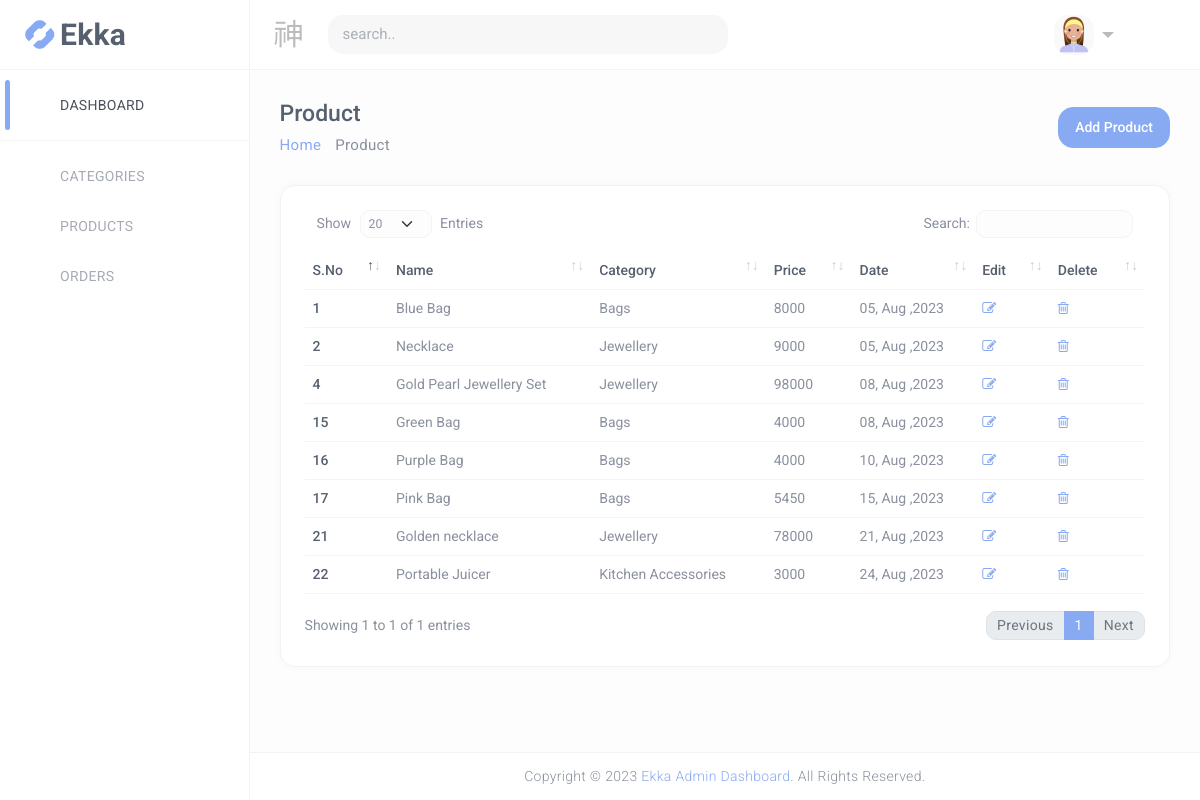
Screenshot of /admin/product-list.php with the database file from the repository.
### tables this page shows
CREATE TABLE `product` (
  `product_id` int(11) NOT NULL,
  `title` varchar(255) DEFAULT NULL,
  `description` varchar(255) DEFAULT NULL,
  `category` int(11) DEFAULT NULL,
  `product_date` varchar(255) DEFAULT NULL,
  `product_img1` varchar(255) DEFAULT NULL,
  `product_img2` varchar(255) DEFAULT NULL,
  `product_img3` varchar(255) DEFAULT NULL,
  `product_img4` varchar(255) DEFAULT NULL,
  `price` int(11) DEFAULT NULL
);

CREATE TABLE `category` (
  `category_id` int(11) NOT NULL,
  `category_name` varchar(255) DEFAULT NULL,
  `product` int(11) NOT NULL,
  `category_img` varchar(255) DEFAULT NULL
);

### admin/product-list.php (the view, shortened to what this page needs)
<?php
	include('sidebar.php');
?>
<body class="ec-header-fixed ec-sidebar-fixed ec-sidebar-dark ec-header-light" id="body">
	<div class="wrapper">
		<div class="ec-page-wrapper">
			<div class="ec-content-wrapper">
				<div class="content">
					<div class="breadcrumb-wrapper d-flex align-items-center justify-content-between">
						<div>
							<h1>Product</h1>
							<p class="breadcrumbs"><span><a href="index.html">Home</a></span>
								<span><i class="mdi mdi-chevron-right"></i></span>Product</p>
						</div>
						<div>
							<a href="product-list.html" class="btn btn-primary"> Add Product</a>
						</div>
					</div>
					<?php
						include "config.php";
						$query = "SELECT * FROM `product` LEFT JOIN category ON product.category = category.category_id";
						$result = mysqli_query($conn,$query);
						if(mysqli_num_rows($result)>0)
						{
					?>
					<div class="row">
						<div class="col-md-12">
							<div class="card card-default">
								<div class="card-body">
									<div class="table-responsive">
										<table id="responsive-data-table" class="table"
											style="width:100%">
											<thead>
												<tr>
													<th>S.No</th>
													<th>Name</th>
													<th>Category</th>
													<th>Price</th>
													<th>Date</th>
													<th>Edit</th>
													<th>Delete</th>
												</tr>
											</thead>
											<?php
											while($row  = mysqli_fetch_assoc($result))
                        						{
											?>
											<tbody>
												<tr>
													<td class='id'><?php echo $row["product_id"]; ?></td>
													<td><?php echo $row["title"]; ?></td>
													<td><?php echo $row["category_name"]; ?></td>
													<td><?php echo $row["price"]; ?></td>
													<td><?php echo $row["product_date"]; ?></td>
													<td class='edit'><a href='update-product.php?id=<?php echo $row["product_id"]; ?>'><i class='fa fa-edit'></i></a></td>
                              						<td class='delete'><a href='delete-product.php?id=<?php echo $row["product_id"]; ?>&cat_id=<?php echo $row["category"]; ?>'><i class='fa fa-trash-o'></i></a></td>
												</tr>
												<?php } ?>
											</tbody>
										</table>
										<?php } ?>
									</div>
								</div>
							</div>
						</div>
					</div>
				</div>
			</div>
			<footer class="footer mt-auto">
				<div class="copyright bg-white">
					<p>
						Copyright &copy; <span id="ec-year"></span><a class="text-primary"
						href="https://themeforest.net/user/ashishmaraviya" target="_blank"> Ekka Admin Dashboard</a>. All Rights Reserved.
					  </p>
				</div>
			</footer>
		</div>
	</div>
</body>
</html>

### rows the page displays
product: product_id "1", title "Blue Bag", category.category_name "Bags", price "8000", product_date "05, Aug ,2023"
product: product_id "2", title "Necklace", category.category_name "Jewellery", price "9000", product_date "05, Aug ,2023"
product: product_id "4", title "Gold Pearl Jewellery Set", category.category_name "Jewellery", price "98000", product_date "08, Aug ,2023"
product: product_id "15", title "Green Bag", category.category_name "Bags", price "4000", product_date "08, Aug ,2023"
product: product_id "16", title "Purple Bag", category.category_name "Bags", price "4000", product_date "10, Aug ,2023"
product: product_id "17", title "Pink Bag", category.category_name "Bags", price "5450", product_date "15, Aug ,2023"
product: product_id "21", title "Golden necklace", category.category_name "Jewellery", price "78000", product_date "21, Aug ,2023"
product: product_id "22", title "Portable Juicer", category.category_name "Kitchen Accessories", price "3000", product_date "24, Aug ,2023"
